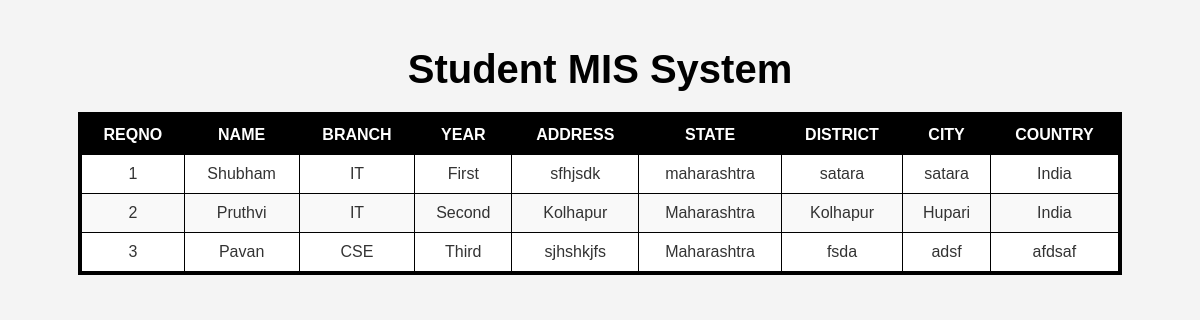
Page /api/ on the committed database.
### students/models.py (models this page shows, shortened)
class Student(models.Model):
    REQ_NO_CHOICES = [(i, i) for i in range(1, 10001)]
    YEAR_CHOICES = [
        ('First', 'First'),
        ('Second', 'Second'),
        ('Third', 'Third'),
        ('Fourth', 'Fourth'),
    ]
    ReqNo = models.PositiveIntegerField(unique=True, choices=REQ_NO_CHOICES)
    Name = models.CharField(max_length=100)
    Branch = models.CharField(max_length=50)
    Year = models.CharField(max_length=10, choices=YEAR_CHOICES)
    Address = models.TextField()
    State = models.CharField(max_length=50)
    District = models.CharField(max_length=50)
    City = models.CharField(max_length=50)
    Country = models.CharField(max_length=50)

### students/views.py (the view)
# urls.py: path('', views.index, name='index'),  # Render the main HTML file (Frontend)
def index(request):
    students = Student.objects.all()
    return render(request, 'index.html', {'students': students})

### students/templates/index.html (shortened to what this page needs)
<!DOCTYPE html>
<html lang="en">
<head>
    <link rel="stylesheet" href="/static/style.css">
</head>
<body>
    <div class="container">
        <h1>Student MIS System</h1>
        <table>
            <thead>
                <tr>
                    <th>ReqNo</th>
                    <th>Name</th>
                    <th>Branch</th>
                    <th>Year</th>
                    <th>Address</th>
                    <th>State</th>
                    <th>District</th>
                    <th>City</th>
                    <th>Country</th>
                </tr>
            </thead>
            <tbody>
                {% for student in students %}
                <tr>
                    <td>{{ student.ReqNo }}</td>
                    <td>{{ student.Name }}</td>
                    <td>{{ student.Branch }}</td>
                    <td>{{ student.Year }}</td>
                    <td>{{ student.Address }}</td>
                    <td>{{ student.State }}</td>
                    <td>{{ student.District }}</td>
                    <td>{{ student.City }}</td>
                    <td>{{ student.Country }}</td>
                </tr>
                {% endfor %}
            </tbody>
        </table>
    </div>
</body>
</html>

### students/static/style.css (style rules this page uses)
body { font-family: Arial, sans-serif; background-color: #f4f4f4; color: #333; margin: 0; padding: 20px; }
h1 { text-align: center; color: #000; font-size: 2.5em; margin-bottom: 20px; }
.container { width: 90%; max-width: 1200px; margin: 0 auto; text-align: center; }
table { width: 100%; border-collapse: collapse; background-color: #fff; margin-top: 20px; border: 4px solid black; animation: glow 2s infinite; }
th { background-color: #000; color: #fff; padding: 10px; border: 1px solid #000; text-transform: uppercase; }
td { padding: 10px; border: 1px solid #000; text-align: center; }
tr:nth-child(even) { background-color: #f9f9f9; }
tr:nth-child(odd) { background-color: #fff; }
table { margin-top: 0; }

### rows in the picture
Student: ReqNo "1", Name "Shubham", Branch "IT", Year "First", Address "sfhjsdk", State "maharashtra", District "satara", City "satara", Country "India"
Student: ReqNo "2", Name "Pruthvi", Branch "IT", Year "Second", Address "Kolhapur", State "Maharashtra", District "Kolhapur", City "Hupari", Country "India"
Student: ReqNo "3", Name "Pavan", Branch "CSE", Year "Third", Address "sjhshkjfs", State "Maharashtra", District "fsda", City "adsf", Country "afdsaf"
